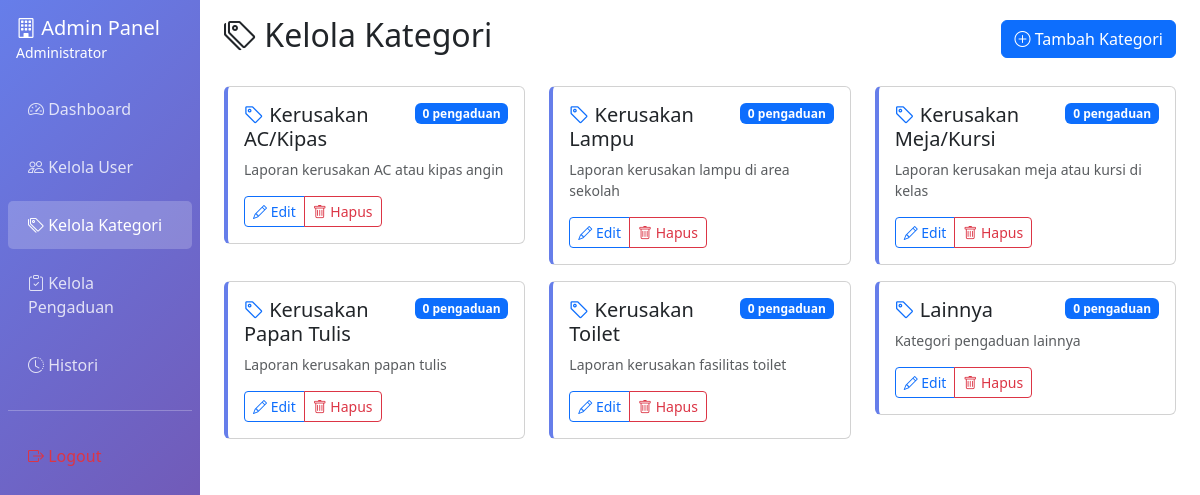
The app's page /admin/kelola_kategori.php (signed in) with its own data.
### tables this page shows
CREATE TABLE IF NOT EXISTS kategori (
    id INT(11) PRIMARY KEY AUTO_INCREMENT,
    nama_kategori VARCHAR(100) NOT NULL,
    deskripsi TEXT NULL
);

### admin/kelola_kategori.php (the view, shortened to what this page needs)
<?php
require_once '../config.php';
$query_kategori = "SELECT k.*,
                   (SELECT COUNT(*) FROM pengaduan WHERE kategori_id = k.id) as total_pengaduan
                   FROM kategori k
                   ORDER BY k.nama_kategori";
$result_kategori = mysqli_query($conn, $query_kategori);
?>
<!DOCTYPE html>
<html lang="id">
<head>
    <link href="https://cdn.jsdelivr.net/npm/bootstrap@5.3.0/dist/css/bootstrap.min.css" rel="stylesheet">
    <link rel="stylesheet" href="https://cdn.jsdelivr.net/npm/bootstrap-icons@1.10.0/font/bootstrap-icons.css">
</head>
<body>
    <div class="container-fluid">
        <div class="row">
            <div class="col-md-3 col-lg-2 px-0 sidebar">
                <div class="p-3 text-white">
                    <h5 class="mb-0"><i class="bi bi-building"></i> Admin Panel</h5>
                    <small><?= $_SESSION['nama'] ?></small>
                </div>
                <nav class="nav flex-column px-2">
                    <a class="nav-link" href="dashboard.php">
                        <i class="bi bi-speedometer2"></i> Dashboard
                    </a>
                    <a class="nav-link" href="kelola_user.php">
                        <i class="bi bi-people"></i> Kelola User
                    </a>
                    <a class="nav-link active" href="kelola_kategori.php">
                        <i class="bi bi-tags"></i> Kelola Kategori
                    </a>
                    <a class="nav-link" href="kelola_pengaduan.php">
                        <i class="bi bi-clipboard-check"></i> Kelola Pengaduan
                    </a>
                    <a class="nav-link" href="histori.php">
                        <i class="bi bi-clock-history"></i> Histori
                    </a>
                    <hr class="text-white">
                    <a class="nav-link text-danger" href="../logout.php">
                        <i class="bi bi-box-arrow-right"></i> Logout
                    </a>
                </nav>
            </div>
            <div class="col-md-9 col-lg-10 px-4 py-3">
                <div class="d-flex justify-content-between align-items-center mb-4">
                    <h2><i class="bi bi-tags"></i> Kelola Kategori</h2>
                    <button class="btn btn-primary" data-bs-toggle="modal" data-bs-target="#tambahModal">
                        <i class="bi bi-plus-circle"></i> Tambah Kategori
                    </button>
                </div>
                <div class="row">
                    <?php while ($kategori = mysqli_fetch_assoc($result_kategori)): ?>
                    <div class="col-md-6 col-lg-4 mb-3">
                        <div class="card category-card">
                            <div class="card-body">
                                <div class="d-flex justify-content-between align-items-start mb-2">
                                    <h5 class="card-title mb-0">
                                        <i class="bi bi-tag text-primary"></i>
                                        <?= htmlspecialchars($kategori['nama_kategori']) ?>
                                    </h5>
                                    <span class="badge bg-primary"><?= $kategori['total_pengaduan'] ?> pengaduan</span>
                                </div>
                                <p class="card-text text-muted small">
                                    <?= htmlspecialchars($kategori['deskripsi']) ?>
                                </p>
                                <div class="btn-group btn-group-sm" role="group">
                                    <button class="btn btn-outline-primary"
                                            onclick="editKategori(<?= $kategori['id'] ?>, '<?= htmlspecialchars($kategori['nama_kategori'], ENT_QUOTES) ?>', '<?= htmlspecialchars($kategori['deskripsi'], ENT_QUOTES) ?>')">
                                        <i class="bi bi-pencil"></i> Edit
                                    </button>
                                    <?php if ($kategori['total_pengaduan'] == 0): ?>
                                    <a href="?hapus=<?= $kategori['id'] ?>"
                                       class="btn btn-outline-danger"
                                       onclick="return confirm('Yakin ingin menghapus kategori ini?')">
                                        <i class="bi bi-trash"></i> Hapus
                                    </a>
                                    <?php else: ?>
                                    <button class="btn btn-outline-secondary" disabled title="Tidak dapat dihapus karena masih digunakan">
                                        <i class="bi bi-trash"></i> Hapus
                                    </button>
                                    <?php endif; ?>
                                </div>
                            </div>
                        </div>
                    </div>
                    <?php endwhile; ?>
                </div>
            </div>
        </div>
    </div>
</body>
</html>

### admin/kelola_kategori.php (style rules this page uses)
.sidebar { min-height: 100vh; background: linear-gradient(135deg, #667eea 0%, #764ba2 100%); }
.sidebar .nav-link { color: rgba(255,255,255,0.8); padding: 12px 20px; margin: 5px 0; border-radius: 5px; }
.sidebar .nav-link:hover, .sidebar .nav-link.active { background: rgba(255,255,255,0.2); color: white; }
.category-card { transition: transform 0.3s; border-left: 4px solid #667eea; }

### records on screen
kategori: nama_kategori "Kerusakan AC/Kipas", total_pengaduan "0", deskripsi "Laporan kerusakan AC atau kipas angin"
kategori: nama_kategori "Kerusakan Lampu", total_pengaduan "0", deskripsi "Laporan kerusakan lampu di area sekolah"
kategori: nama_kategori "Kerusakan Meja/Kursi", total_pengaduan "0", deskripsi "Laporan kerusakan meja atau kursi di kelas"
kategori: nama_kategori "Kerusakan Papan Tulis", total_pengaduan "0", deskripsi "Laporan kerusakan papan tulis"
kategori: nama_kategori "Kerusakan Toilet", total_pengaduan "0", deskripsi "Laporan kerusakan fasilitas toilet"
kategori: nama_kategori "Lainnya", total_pengaduan "0", deskripsi "Kategori pengaduan lainnya"

### other values on screen
$_SESSION['nama'] "Administrator"
